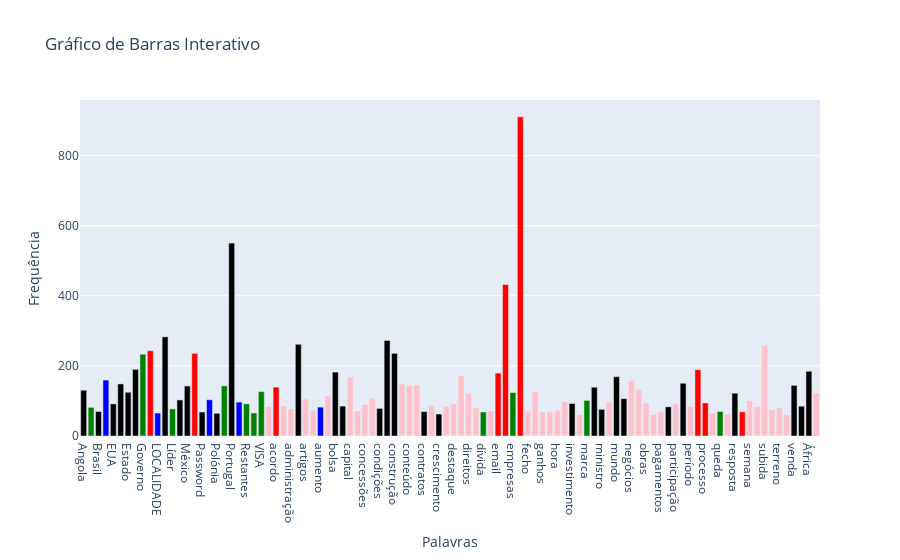

The code cell stored with this chart in its notebook:
### Code cell
import plotly.graph_objects as go

frequencias = df["keywords"].iloc[4]

# Step 1: Extract words, counts, and classes
palavras = list(frequencias.keys())
valores = [data['weight'] for data in frequencias.values()]
classes = [list(data['type']) for data in frequencias.values()]


# Step 2: Define color mapping for classes
color_map = {
    'ORG': 'blue',
    'PER': 'green',
    'MISC': 'red',
    "WORD": "pink",
    "LOC": "black"
}

# Step 3: Assign colors based on class
marker_colors = [
    color_map[class_name[0]] if isinstance(class_name, list) else color_map[class_name]
    for class_name in classes
]
# Step 4: Create the bar chart
fig = go.Figure(data=[
    go.Bar(
        x=palavras,
        y=valores,
        marker_color=marker_colors,
        hovertemplate="<b>%{x}</b><br>Count: %{y}<br>Class: %{customdata}<extra></extra>",
        customdata=classes  # Adding class data for hover information
    )
])

fig.update_layout(
    title='Gráfico de Barras Interativo',
    xaxis_title='Palavras',
    yaxis_title='Frequência',
)

fig.show()

### Figure 1 — Plotly figure (JSON) as saved in the notebook; plotly's stock layout.template omitted (floating-point values rounded to 4 significant figures; data arrays with more than 128 entries replaced by an {"elided": "..."} marker saying what was removed)
{"data": [{"customdata": {"elided": "100 rows, 157 str values in total"}, "hovertemplate": "<b>%{x}</b><br>Count: %{y}<br>Class: %{customdata}<extra></extra>", "marker": {"color": ["black", "green", "black", "blue", "black", "black", "black", "black", "green", "red", "blue", "black", "green", "black", "black", "red", "black", "blue", "black", "green", "black", "blue", "green", "green", "green", "pink", "red", "pink", "pink", "black", "pink", "pink", "blue", "pink", "black", "black", "pink", "pink", "pink", "pink", "black", "black", "black", "pink", "pink", "pink", "black", "pink", "black", "pink", "pink", "pink", "pink", "pink", "green", "pink", "red", "red", "green", "red", "pink", "pink", "pink", "pink", "pink", "pink", "black", "pink", "green", "black", "black", "pink", "black", "black", "pink", "pink", "pink", "pink", "pink", "black", "pink", "black", "pink", "red", "red", "pink", "green", "pink", "black", "red", "pink", "pink", "pink", "pink", "pink", "pink", "black", "black", "black", "pink"]}, "type": "bar", "x": ["Angola", "Anónimo", "Brasil", "CMVM", "EUA", "Economia", "Estado", "Europa", "Governo", "LIMITES", "LOCALIDADE", "Lisboa", "Líder", "Moçambique", "México", "PSI20", "Password", "PayPal", "Polónia", "Portas", "Portugal", "RTP", "Restantes", "Sociedade", "VISA", "acesso", "acordo", "acções", "administração", "anos", "artigos", "assinatura", "aumento", "ações", "bolsa", "campanha", "capital", "concessão", "concessões", "concurso", "condições", "construtora", "construção", "conta", "conteúdo", "contrato", "contratos", "cotadas", "crescimento", "dados", "destaque", "dias", "direitos", "débito", "dívida", "dólares", "email", "empresa", "empresas", "euros", "fecho", "fonte", "ganhos", "gestão", "hora", "horas", "investimento", "leitores", "marca", "mercado", "ministro", "minutos", "mundo", "negócio", "negócios", "obra", "obras", "operação", "pagamentos", "parceria", "participação", "país", "período", "presidente", "processo", "qualidade", "queda", "reportagens", "resposta", "resultados", "semana", "semestre", "subida", "suspensão", "terreno", "títulos", "venda", "volume", "África", "índice"], "y": [130.6, 81.65, 70.0, 159.6, 91.6, 148.6, 124.8, 190.0, 233.4, 243.1, 65.5, 282.8, 77.35, 102.9, 142.6, 235.6, 68.35, 103.4, 64.8, 143.0, 550.2, 96.7, 91.8, 65.7, 126.6, 84.2, 139.3, 85.4, 77.3, 261.5, 105.4, 72.85, 82.25, 114.3, 182.3, 85.35, 167.7, 71.2, 89.85, 107.3, 78.65, 272.4, 235.7, 148.2, 144.0, 145.0, 69.6, 86.4, 62.7, 84.45, 92.0, 171.9, 121.9, 79.9, 68.55, 71.2, 179.4, 432.1, 124.1, 910.6, 71.1, 127.7, 68.2, 69.35, 73.05, 98.05, 92.7, 60.95, 101.6, 139.2, 76.0, 96.65, 169.2, 106.4, 158.6, 132.8, 94.15, 60.95, 69.15, 83.25, 91.7, 150.5, 83.9, 189.0, 94.15, 65.2, 69.95, 62.2, 122.1, 69.0, 101.1, 83.75, 258.8, 75.4, 79.9, 59.95, 144.4, 85.1, 184.6, 122.0]}], "layout": {"title": {"text": "Gráfico de Barras Interativo"}, "xaxis": {"title": {"text": "Palavras"}}, "yaxis": {"title": {"text": "Frequência"}}}}
